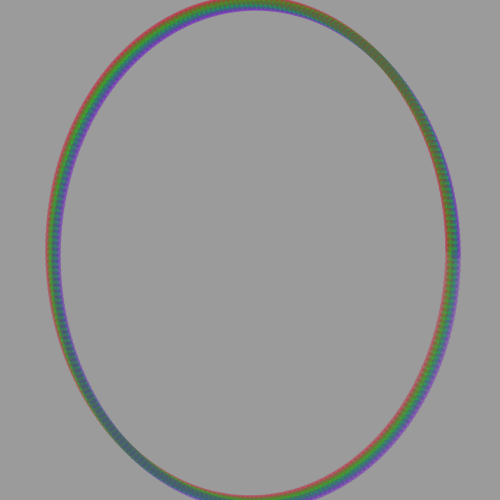
Frame 1 (no input)
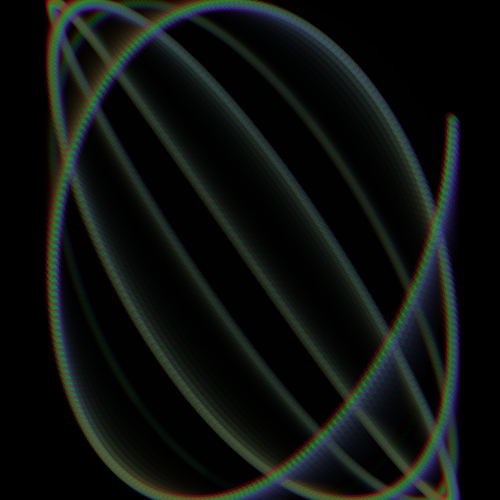
Frame 60 (no input)
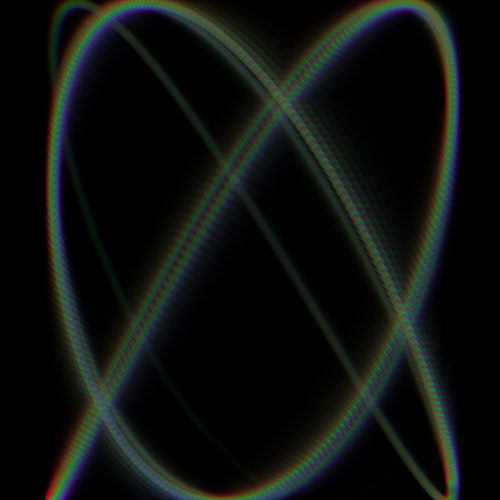
Frame 120 (the mouse pressed at the canvas centre since frame 60)

The p5.js sketch that drew these frames (run headless with seeded random() and noise() and a simulated clock; from frame 60 on, the mouse is pressed at the canvas centre):

// p5.js sketch
// ── sketch.js

let k = 4
let x = 1

function setup () {
    createCanvas(500, 500)
    // blendMode(BLEND     )
    
}

function draw () {
    background(0,100)
    translate(width/2, height/2)
    
    // ellipse(0, 0, 20)

    noStroke();
    
    let r = 100;

    
    // for (let a = 0; a< TWO_PI; a+=.1) {
    //     r = 200
    //     let x= (cos(k*a) * cos(a)) * r
    //     let y = (cos(k*a) * sin(a) ) * r
    //     fill(1*a,10*a,35*a,255*a)
    //     ellipse(x,y,5*a)
    //     // rect(x,y, 5*a,5*a) }
         
    // }
    noFill()
    // stroke(255)
    // beginShape()
    // for (let a = 0; a< TWO_PI; a+=.01) {
    //     r = 200
    //     let x= (cos(k*a) * cos(a)) * r
    //     let y = (cos(k*a) * sin(a) ) * r
       
    //     // rect(x,y, 5*a,5*a) }
    //      vertex(x, y)
    // }
    // endShape()

    // for (let a = 0; a< TWO_PI; a+=.01) {
    //     r =200
    //     let x= (cos(k*a) * cos(a)) * r
    //     let y = (cos(k*a) * sin(a) ) * r
    //     fill(200*a,10,35*a*a,255/a)

    //     push()
    //     translate(x,y)
    //     rotate(a*150)
    //     // ellipse(0,0,3)
    //     rect(0,0, 10*a,1)

    //     // triangle(0, 10, 100, 10, 40, 20)
        
    //     pop()
    // }

     for (let a = 0; a< TWO_PI; a+=0.006) {
        
        let x=  200 *sin(4*a + HALF_PI)
        let y = height/2 *sin(k*a)
        fill(200,10,35,10*a)
        // stroke(200,25*a)
        // fill(255,100*a)

        push()
        // translate(x,y)
        // rotate(a)
        // ellipse(x+2,y+2,20)
        ellipse(x,y, 10,10)
        fill(10,200,35,10*a)
        ellipse(x+2,y+2, 10,10)
        fill(10,200,55,10*a)
        ellipse(x+4,y+4, 10,10)
        fill(100,0,200,10*a)
        ellipse(x+6,y+6, 10,10)

        // triangle(x-20, y-20, x+20, y+20, x+10, y-10)
        
        pop()
    }


    
 
    
 k +=.01
    // if(k / 5 > 1) {
    //     console.log(true)
    //     k=4
    // }

    // console.log(5%2)
   
}
